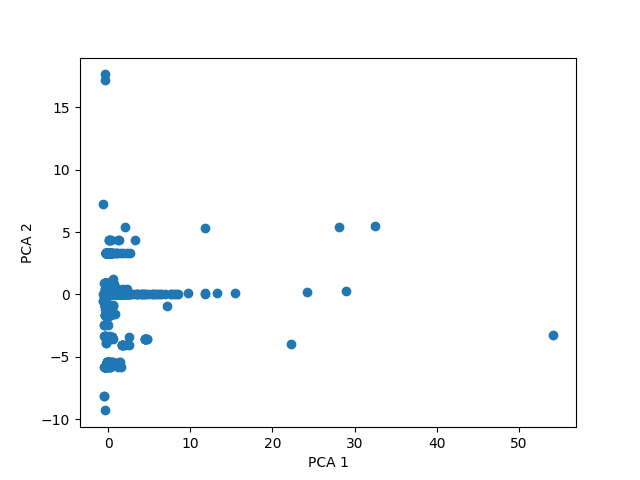

Write Python code to recreate this figure.
import pandas as pd
from sklearn.preprocessing import StandardScaler
from sklearn.decomposition import PCA
import matplotlib.pyplot as plt

# Wczytanie danych
df = pd.read_excel('https://archive.ics.uci.edu/ml/machine-learning-databases/00352/Online%20Retail.xlsx')

# Przygotowanie danych
df = df.dropna()
df['AmountSpent'] = df['Quantity'] * df['UnitPrice']
X = df.groupby('CustomerID').agg({'AmountSpent': sum, 'Quantity': sum, 'Country': 'first'}).reset_index(drop=True)
X = pd.get_dummies(X, columns=['Country'])
X = X.drop(['Country_United Kingdom'], axis=1).values

# Standaryzacja danych
scaler = StandardScaler()
X_std = scaler.fit_transform(X)

# PCA z dwoma wymiarami
pca = PCA(n_components=2)
X_pca = pca.fit_transform(X_std)

# Wykres
plt.scatter(X_pca[:, 0], X_pca[:, 1])
plt.xlabel('PCA 1')
plt.ylabel('PCA 2')
plt.savefig('zadanie1c.png')
plt.show()
